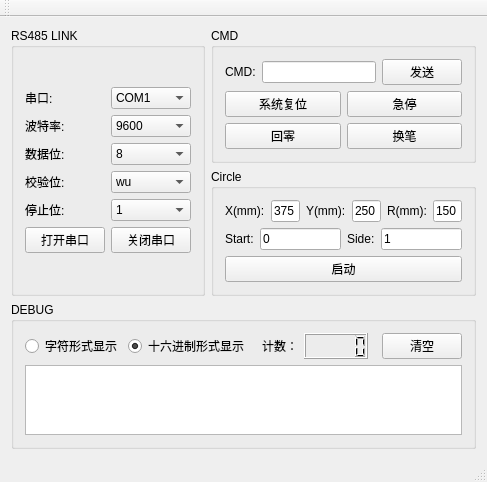
<?xml version="1.0" encoding="UTF-8"?>
<ui version="4.0">
 <class>com</class>
 <widget class="QMainWindow" name="com">
  <property name="geometry">
   <rect>
    <x>0</x>
    <y>0</y>
    <width>487</width>
    <height>465</height>
   </rect>
  </property>
  <property name="windowTitle">
   <string>com</string>
  </property>
  <widget class="QWidget" name="centralWidget">
   <layout class="QGridLayout" name="gridLayout_18">
    <item row="0" column="0" rowspan="2">
     <widget class="QGroupBox" name="groupBox">
      <property name="title">
       <string>RS485 LINK</string>
      </property>
      <layout class="QGridLayout" name="gridLayout_6">
       <item row="0" column="0">
        <layout class="QGridLayout" name="gridLayout_5">
         <item row="0" column="0">
          <layout class="QGridLayout" name="gridLayout_3">
           <item row="0" column="0">
            <layout class="QGridLayout" name="gridLayout">
             <item row="0" column="0">
              <widget class="QLabel" name="label">
               <property name="text">
                <string>串口:</string>
               </property>
              </widget>
             </item>
             <item row="1" column="0">
              <widget class="QLabel" name="label_2">
               <property name="text">
                <string>波特率:</string>
               </property>
              </widget>
             </item>
             <item row="2" column="0">
              <widget class="QLabel" name="label_3">
               <property name="text">
                <string>数据位:</string>
               </property>
              </widget>
             </item>
             <item row="3" column="0">
              <widget class="QLabel" name="label_4">
               <property name="text">
                <string>校验位:</string>
               </property>
              </widget>
             </item>
             <item row="4" column="0">
              <widget class="QLabel" name="label_5">
               <property name="text">
                <string>停止位:</string>
               </property>
              </widget>
             </item>
            </layout>
           </item>
           <item row="0" column="1">
            <layout class="QGridLayout" name="gridLayout_2">
             <item row="0" column="0">
              <widget class="QComboBox" name="portNameComboBox">
               <item>
                <property name="text">
                 <string>COM1</string>
                </property>
               </item>
               <item>
                <property name="text">
                 <string>COM2</string>
                </property>
               </item>
               <item>
                <property name="text">
                 <string>COM3</string>
                </property>
               </item>
               <item>
                <property name="text">
                 <string>COM4</string>
                </property>
               </item>
               <item>
                <property name="text">
                 <string>COM5</string>
                </property>
               </item>
               <item>
                <property name="text">
                 <string>COM6</string>
                </property>
               </item>
               <item>
                <property name="text">
                 <string>COM7</string>
                </property>
               </item>
               <item>
                <property name="text">
                 <string>COM8</string>
                </property>
               </item>
               <item>
                <property name="text">
                 <string>COM9</string>
                </property>
               </item>
               <item>
                <property name="text">
                 <string>COM10</string>
                </property>
               </item>
               <item>
                <property name="text">
                 <string>COM11</string>
                </property>
               </item>
               <item>
                <property name="text">
                 <string>COM12</string>
                </property>
               </item>
               <item>
                <property name="text">
                 <string>COM13</string>
                </property>
               </item>
               <item>
                <property name="text">
                 <string>COM14</string>
                </property>
               </item>
               <item>
                <property name="text">
                 <string>COM15</string>
                </property>
               </item>
               <item>
                <property name="text">
                 <string>COM16</string>
                </property>
               </item>
               <item>
                <property name="text">
                 <string>COM17</string>
                </property>
               </item>
               <item>
                <property name="text">
                 <string>COM18</string>
                </property>
               </item>
               <item>
                <property name="text">
                 <string>COM19</string>
                </property>
               </item>
               <item>
                <property name="text">
                 <string>COM20</string>
                </property>
               </item>
              </widget>
             </item>
             <item row="1" column="0">
              <widget class="QComboBox" name="baudRateComboBox">
               <item>
                <property name="text">
                 <string>9600</string>
                </property>
               </item>
               <item>
                <property name="text">
                 <string>1800</string>
                </property>
               </item>
               <item>
                <property name="text">
                 <string>2400</string>
                </property>
               </item>
               <item>
                <property name="text">
                 <string>14400</string>
                </property>
               </item>
               <item>
                <property name="text">
                 <string>19200</string>
                </property>
               </item>
               <item>
                <property name="text">
                 <string>38400</string>
                </property>
               </item>
               <item>
                <property name="text">
                 <string>56000</string>
                </property>
               </item>
               <item>
                <property name="text">
                 <string>57600</string>
                </property>
               </item>
               <item>
                <property name="text">
                 <string>76800</string>
                </property>
               </item>
               <item>
                <property name="text">
                 <string>115200</string>
                </property>
               </item>
               <item>
                <property name="text">
                 <string>128000</string>
                </property>
               </item>
               <item>
                <property name="text">
                 <string>256000</string>
                </property>
               </item>
              </widget>
             </item>
             <item row="2" column="0">
              <widget class="QComboBox" name="dataBitsComboBox">
               <item>
                <property name="text">
                 <string>8</string>
                </property>
               </item>
               <item>
                <property name="text">
                 <string>7</string>
                </property>
               </item>
              </widget>
             </item>
             <item row="3" column="0">
              <widget class="QComboBox" name="parityComboBox">
               <item>
                <property name="text">
                 <string>wu</string>
                </property>
               </item>
               <item>
                <property name="text">
                 <string>ji</string>
                </property>
               </item>
               <item>
                <property name="text">
                 <string>ou</string>
                </property>
               </item>
              </widget>
             </item>
             <item row="4" column="0">
              <widget class="QComboBox" name="stopBitsComboBox">
               <item>
                <property name="text">
                 <string>1</string>
                </property>
               </item>
               <item>
                <property name="text">
                 <string>2</string>
                </property>
               </item>
              </widget>
             </item>
            </layout>
           </item>
          </layout>
         </item>
         <item row="1" column="0">
          <layout class="QGridLayout" name="gridLayout_4">
           <item row="0" column="0">
            <widget class="QPushButton" name="openBtn">
             <property name="text">
              <string>打开串口</string>
             </property>
            </widget>
           </item>
           <item row="0" column="1">
            <widget class="QPushButton" name="closeBtn">
             <property name="text">
              <string>关闭串口</string>
             </property>
            </widget>
           </item>
          </layout>
         </item>
        </layout>
       </item>
      </layout>
     </widget>
    </item>
    <item row="0" column="1">
     <widget class="QGroupBox" name="groupBox_2">
      <property name="title">
       <string>CMD</string>
      </property>
      <layout class="QGridLayout" name="gridLayout_11">
       <item row="0" column="0">
        <layout class="QGridLayout" name="gridLayout_10">
         <item row="0" column="0">
          <layout class="QGridLayout" name="gridLayout_8">
           <item row="0" column="0">
            <layout class="QGridLayout" name="gridLayout_7">
             <item row="0" column="1">
              <widget class="QLineEdit" name="cmdText"/>
             </item>
             <item row="0" column="0">
              <widget class="QLabel" name="label_6">
               <property name="text">
                <string>CMD:</string>
               </property>
              </widget>
             </item>
            </layout>
           </item>
           <item row="0" column="1">
            <widget class="QPushButton" name="sendBtn">
             <property name="text">
              <string>发送</string>
             </property>
            </widget>
           </item>
          </layout>
         </item>
         <item row="1" column="0">
          <layout class="QGridLayout" name="gridLayout_9">
           <item row="0" column="0">
            <widget class="QPushButton" name="resetBtn">
             <property name="text">
              <string>系统复位</string>
             </property>
            </widget>
           </item>
           <item row="0" column="1">
            <widget class="QPushButton" name="stopBtn">
             <property name="text">
              <string>急停</string>
             </property>
            </widget>
           </item>
           <item row="1" column="1">
            <widget class="QPushButton" name="changeBtn">
             <property name="text">
              <string>换笔</string>
             </property>
            </widget>
           </item>
           <item row="1" column="0">
            <widget class="QPushButton" name="zeroBtn">
             <property name="text">
              <string>回零</string>
             </property>
            </widget>
           </item>
          </layout>
         </item>
        </layout>
       </item>
      </layout>
     </widget>
    </item>
    <item row="1" column="1">
     <widget class="QGroupBox" name="groupBox_3">
      <property name="title">
       <string>Circle</string>
      </property>
      <layout class="QGridLayout" name="gridLayout_24">
       <item row="0" column="0" colspan="2">
        <layout class="QGridLayout" name="gridLayout_15">
         <item row="0" column="0">
          <layout class="QGridLayout" name="gridLayout_12">
           <item row="0" column="0">
            <widget class="QLabel" name="label_7">
             <property name="text">
              <string>X(mm):</string>
             </property>
            </widget>
           </item>
           <item row="0" column="1">
            <widget class="QLineEdit" name="xText">
             <property name="text">
              <string>375</string>
             </property>
            </widget>
           </item>
          </layout>
         </item>
         <item row="0" column="1">
          <layout class="QGridLayout" name="gridLayout_13">
           <item row="0" column="1">
            <widget class="QLineEdit" name="yText">
             <property name="text">
              <string>250</string>
             </property>
            </widget>
           </item>
           <item row="0" column="0">
            <widget class="QLabel" name="label_8">
             <property name="text">
              <string>Y(mm):</string>
             </property>
            </widget>
           </item>
          </layout>
         </item>
         <item row="0" column="2">
          <layout class="QGridLayout" name="gridLayout_14">
           <item row="0" column="0">
            <widget class="QLabel" name="label_9">
             <property name="text">
              <string>R(mm):</string>
             </property>
            </widget>
           </item>
           <item row="0" column="1">
            <widget class="QLineEdit" name="rtext">
             <property name="text">
              <string>150</string>
             </property>
            </widget>
           </item>
          </layout>
         </item>
        </layout>
       </item>
       <item row="1" column="0" colspan="2">
        <layout class="QGridLayout" name="gridLayout_16">
         <item row="0" column="0">
          <layout class="QGridLayout" name="gridLayout_21">
           <item row="0" column="0">
            <widget class="QLabel" name="label_11">
             <property name="text">
              <string>Start:</string>
             </property>
            </widget>
           </item>
           <item row="0" column="1">
            <widget class="QLineEdit" name="startText">
             <property name="text">
              <string>0</string>
             </property>
            </widget>
           </item>
          </layout>
         </item>
         <item row="0" column="1">
          <layout class="QGridLayout" name="gridLayout_22">
           <item row="0" column="1">
            <widget class="QLineEdit" name="sideText">
             <property name="text">
              <string>1</string>
             </property>
            </widget>
           </item>
           <item row="0" column="0">
            <widget class="QLabel" name="label_12">
             <property name="text">
              <string>Side:</string>
             </property>
            </widget>
           </item>
          </layout>
         </item>
         <item row="0" column="2">
          <layout class="QGridLayout" name="gridLayout_23"/>
         </item>
        </layout>
       </item>
       <item row="2" column="0" colspan="2">
        <widget class="QPushButton" name="testBtn">
         <property name="text">
          <string>启动</string>
         </property>
        </widget>
       </item>
      </layout>
     </widget>
    </item>
    <item row="2" column="0" colspan="2">
     <widget class="QGroupBox" name="groupBox_4">
      <property name="title">
       <string>DEBUG</string>
      </property>
      <layout class="QGridLayout" name="gridLayout_20">
       <item row="0" column="0">
        <layout class="QGridLayout" name="gridLayout_19">
         <item row="0" column="0">
          <layout class="QGridLayout" name="gridLayout_17">
           <item row="0" column="4">
            <widget class="QLCDNumber" name="recvbyteslcdNumber"/>
           </item>
           <item row="0" column="7">
            <widget class="QPushButton" name="clearUpBtn">
             <property name="text">
              <string>清空</string>
             </property>
            </widget>
           </item>
           <item row="0" column="2">
            <spacer name="horizontalSpacer">
             <property name="orientation">
              <enum>Qt::Horizontal</enum>
             </property>
             <property name="sizeHint" stdset="0">
              <size>
               <width>40</width>
               <height>20</height>
              </size>
             </property>
            </spacer>
           </item>
           <item row="0" column="3">
            <widget class="QLabel" name="label_10">
             <property name="text">
              <string>计数：</string>
             </property>
            </widget>
           </item>
           <item row="0" column="6">
            <spacer name="horizontalSpacer_2">
             <property name="orientation">
              <enum>Qt::Horizontal</enum>
             </property>
             <property name="sizeHint" stdset="0">
              <size>
               <width>40</width>
               <height>20</height>
              </size>
             </property>
            </spacer>
           </item>
           <item row="0" column="1">
            <widget class="QRadioButton" name="chradioButton">
             <property name="autoFillBackground">
              <bool>false</bool>
             </property>
             <property name="text">
              <string>十六进制形式显示</string>
             </property>
             <property name="checked">
              <bool>true</bool>
             </property>
            </widget>
           </item>
           <item row="0" column="0">
            <widget class="QRadioButton" name="ccradioButton">
             <property name="text">
              <string>字符形式显示</string>
             </property>
            </widget>
           </item>
          </layout>
         </item>
         <item row="1" column="0">
          <widget class="QTextBrowser" name="receiveText"/>
         </item>
        </layout>
       </item>
      </layout>
     </widget>
    </item>
   </layout>
  </widget>
  <widget class="QMenuBar" name="menuBar">
   <property name="geometry">
    <rect>
     <x>0</x>
     <y>0</y>
     <width>487</width>
     <height>23</height>
    </rect>
   </property>
  </widget>
  <widget class="QToolBar" name="mainToolBar">
   <attribute name="toolBarArea">
    <enum>TopToolBarArea</enum>
   </attribute>
   <attribute name="toolBarBreak">
    <bool>false</bool>
   </attribute>
  </widget>
  <widget class="QStatusBar" name="statusBar"/>
 </widget>
 <layoutdefault spacing="6" margin="11"/>
 <resources/>
 <connections/>
</ui>
